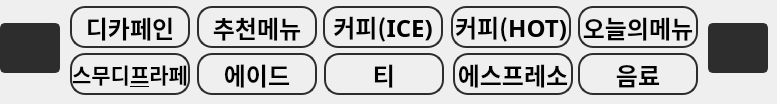
        <widget class="QWidget" name="category_1">
         <widget class="QPushButton" name="category_left_btn">
          <property name="geometry">
           <rect>
            <x>0</x>
            <y>23</y>
            <width>60</width>
            <height>50</height>
           </rect>
          </property>
          <property name="cursor">
           <cursorShape>PointingHandCursor</cursorShape>
          </property>
          <property name="styleSheet">
           <string notr="true">background-color: rgb(45, 45, 45);
border: 2px solid rgb(45, 45, 45);
border-radius:5px; color:white; 
</string>
          </property>
          <property name="text">
           <string/>
          </property>
          <property name="icon">
           <iconset>
            <normaloff>../img/qt자료/arrow-left.png</normaloff>../img/qt자료/arrow-left.png</iconset>
          </property>
          <property name="iconSize">
           <size>
            <width>40</width>
            <height>40</height>
           </size>
          </property>
         </widget>
         <widget class="QPushButton" name="category_btn_1">
          <property name="geometry">
           <rect>
            <x>70</x>
            <y>6</y>
            <width>120</width>
            <height>42</height>
           </rect>
          </property>
          <property name="font">
           <font>
            <family>Pretendard ExtraBold</family>
            <pointsize>18</pointsize>
            <weight>75</weight>
            <bold>true</bold>
           </font>
          </property>
          <property name="cursor">
           <cursorShape>PointingHandCursor</cursorShape>
          </property>
          <property name="styleSheet">
           <string notr="true">border-radius:15px;
border: 2px solid rgb(45, 45, 45);
</string>
          </property>
          <property name="text">
           <string>디카페인</string>
          </property>
          <property name="checkable">
           <bool>false</bool>
          </property>
          <property name="checked">
           <bool>false</bool>
          </property>
         </widget>
         <widget class="QPushButton" name="category_btn_3">
          <property name="geometry">
           <rect>
            <x>323</x>
            <y>6</y>
            <width>120</width>
            <height>42</height>
           </rect>
          </property>
          <property name="font">
           <font>
            <family>Pretendard ExtraBold</family>
            <pointsize>18</pointsize>
            <weight>75</weight>
            <bold>true</bold>
           </font>
          </property>
          <property name="cursor">
           <cursorShape>PointingHandCursor</cursorShape>
          </property>
          <property name="styleSheet">
           <string notr="true">border-radius:15px;
border: 2px solid rgb(45, 45, 45);</string>
          </property>
          <property name="text">
           <string>커피(ICE)</string>
          </property>
         </widget>
         <widget class="QPushButton" name="category_btn_4">
          <property name="geometry">
           <rect>
            <x>451</x>
            <y>6</y>
            <width>120</width>
            <height>42</height>
           </rect>
          </property>
          <property name="font">
           <font>
            <family>Pretendard ExtraBold</family>
            <pointsize>18</pointsize>
            <weight>75</weight>
            <bold>true</bold>
           </font>
          </property>
          <property name="cursor">
           <cursorShape>PointingHandCursor</cursorShape>
          </property>
          <property name="styleSheet">
           <string notr="true">border-radius:15px;
border: 2px solid rgb(45, 45, 45);</string>
          </property>
          <property name="text">
           <string>커피(HOT)</string>
          </property>
         </widget>
         <widget class="QPushButton" name="category_btn_6">
          <property name="geometry">
           <rect>
            <x>70</x>
            <y>53</y>
            <width>120</width>
            <height>42</height>
           </rect>
          </property>
          <property name="font">
           <font>
            <family>Pretendard ExtraBold</family>
            <pointsize>16</pointsize>
            <weight>75</weight>
            <bold>true</bold>
           </font>
          </property>
          <property name="cursor">
           <cursorShape>PointingHandCursor</cursorShape>
          </property>
          <property name="styleSheet">
           <string notr="true">border-radius:15px;
border: 2px solid rgb(45, 45, 45);</string>
          </property>
          <property name="text">
           <string>스무디&amp;프라페</string>
          </property>
         </widget>
         <widget class="QPushButton" name="category_btn_5">
          <property name="geometry">
           <rect>
            <x>578</x>
            <y>6</y>
            <width>120</width>
            <height>42</height>
           </rect>
          </property>
          <property name="font">
           <font>
            <family>Pretendard ExtraBold</family>
            <pointsize>18</pointsize>
            <weight>75</weight>
            <bold>true</bold>
           </font>
          </property>
          <property name="cursor">
           <cursorShape>PointingHandCursor</cursorShape>
          </property>
          <property name="styleSheet">
           <string notr="true">border-radius:15px;
border: 2px solid rgb(45, 45, 45);</string>
          </property>
          <property name="text">
           <string>오늘의메뉴</string>
          </property>
         </widget>
         <widget class="QPushButton" name="category_btn_10">
          <property name="geometry">
           <rect>
            <x>578</x>
            <y>53</y>
            <width>120</width>
            <height>42</height>
           </rect>
          </property>
          <property name="font">
           <font>
            <family>Pretendard ExtraBold</family>
            <pointsize>18</pointsize>
            <weight>75</weight>
            <bold>true</bold>
           </font>
          </property>
          <property name="cursor">
           <cursorShape>PointingHandCursor</cursorShape>
          </property>
          <property name="styleSheet">
           <string notr="true">border-radius:15px;
border: 2px solid rgb(45, 45, 45);</string>
          </property>
          <property name="text">
           <string>음료</string>
          </property>
         </widget>
         <widget class="QPushButton" name="category_btn_9">
          <property name="geometry">
           <rect>
            <x>453</x>
            <y>53</y>
            <width>120</width>
            <height>42</height>
           </rect>
          </property>
          <property name="font">
           <font>
            <family>Pretendard ExtraBold</family>
            <pointsize>18</pointsize>
            <weight>75</weight>
            <bold>true</bold>
           </font>
          </property>
          <property name="cursor">
           <cursorShape>PointingHandCursor</cursorShape>
          </property>
          <property name="styleSheet">
           <string notr="true">border-radius:15px;
border: 2px solid rgb(45, 45, 45);</string>
          </property>
          <property name="text">
           <string>에스프레소</string>
          </property>
         </widget>
         <widget class="QPushButton" name="category_right_btn">
          <property name="geometry">
           <rect>
            <x>708</x>
            <y>23</y>
            <width>60</width>
            <height>50</height>
           </rect>
          </property>
          <property name="cursor">
           <cursorShape>PointingHandCursor</cursorShape>
          </property>
          <property name="styleSheet">
           <string notr="true">background-color: rgb(45, 45, 45);
border: 2px solid rgb(45, 45, 45);
border-radius:5px; color:white; 
</string>
          </property>
          <property name="text">
           <string/>
          </property>
          <property name="icon">
           <iconset>
            <normaloff>../img/qt자료/arrow-right.png</normaloff>../img/qt자료/arrow-right.png</iconset>
          </property>
          <property name="iconSize">
           <size>
            <width>40</width>
            <height>40</height>
           </size>
          </property>
         </widget>
         <widget class="QPushButton" name="category_btn_8">
          <property name="geometry">
           <rect>
            <x>324</x>
            <y>53</y>
            <width>120</width>
            <height>42</height>
           </rect>
          </property>
          <property name="font">
           <font>
            <family>Pretendard ExtraBold</family>
            <pointsize>18</pointsize>
            <weight>75</weight>
            <bold>true</bold>
           </font>
          </property>
          <property name="cursor">
           <cursorShape>PointingHandCursor</cursorShape>
          </property>
          <property name="styleSheet">
           <string notr="true">border-radius:15px;
border: 2px solid rgb(45, 45, 45);</string>
          </property>
          <property name="text">
           <string>티</string>
          </property>
         </widget>
         <widget class="QPushButton" name="category_btn_2">
          <property name="geometry">
           <rect>
            <x>197</x>
            <y>6</y>
            <width>120</width>
            <height>42</height>
           </rect>
          </property>
          <property name="font">
           <font>
            <family>Pretendard ExtraBold</family>
            <pointsize>18</pointsize>
            <weight>75</weight>
            <bold>true</bold>
           </font>
          </property>
          <property name="cursor">
           <cursorShape>PointingHandCursor</cursorShape>
          </property>
          <property name="styleSheet">
           <string notr="true">border-radius:15px;
border: 2px solid rgb(45, 45, 45);</string>
          </property>
          <property name="text">
           <string>추천메뉴</string>
          </property>
         </widget>
         <widget class="QPushButton" name="category_btn_7">
          <property name="geometry">
           <rect>
            <x>197</x>
            <y>53</y>
            <width>120</width>
            <height>42</height>
           </rect>
          </property>
          <property name="font">
           <font>
            <family>Pretendard ExtraBold</family>
            <pointsize>18</pointsize>
            <weight>75</weight>
            <bold>true</bold>
           </font>
          </property>
          <property name="cursor">
           <cursorShape>PointingHandCursor</cursorShape>
          </property>
          <property name="styleSheet">
           <string notr="true">border-radius:15px;
border: 2px solid rgb(45, 45, 45);</string>
          </property>
          <property name="text">
           <string>에이드</string>
          </property>
         </widget>
        </widget>
